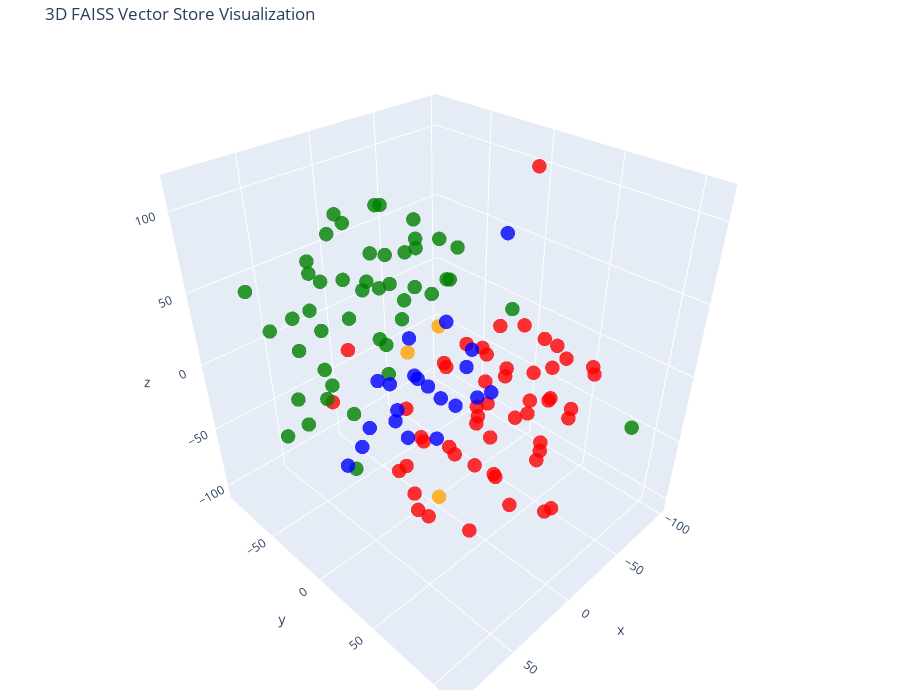

Source (notebook cell):
### Code cell
# Let's try 3D!

tsne = TSNE(n_components=3, random_state=42)
reduced_vectors = tsne.fit_transform(vectors)

# Create the 3D scatter plot
fig = go.Figure(data=[go.Scatter3d(
    x=reduced_vectors[:, 0],
    y=reduced_vectors[:, 1],
    z=reduced_vectors[:, 2],
    mode='markers',
    marker=dict(size=5, color=colors, opacity=0.8),
    text=[f"Type: {t}<br>Text: {d[:100]}..." for t, d in zip(doc_types, documents)],
    hoverinfo='text'
)])

fig.update_layout(
    title='3D FAISS Vector Store Visualization',
    scene=dict(xaxis_title='x', yaxis_title='y', zaxis_title='z'),
    width=900,
    height=700,
    margin=dict(r=20, b=10, l=10, t=40)
)

fig.show()

### Figure 1 — Plotly figure (JSON) as saved in the notebook; plotly's stock layout.template omitted (floating-point values rounded to 4 significant figures)
{"data": [{"hoverinfo": "text", "marker": {"color": ["orange", "orange", "orange", "red", "red", "red", "red", "red", "red", "red", "red", "red", "red", "red", "red", "red", "red", "red", "red", "red", "red", "red", "red", "red", "red", "red", "red", "red", "red", "red", "red", "red", "red", "red", "red", "red", "red", "red", "red", "red", "red", "red", "red", "red", "red", "red", "red", "red", "red", "red", "red", "red", "red", "red", "red", "green", "green", "green", "green", "green", "green", "green", "green", "green", "green", "green", "green", "green", "green", "green", "green", "green", "green", "green", "green", "green", "green", "green", "green", "green", "green", "green", "green", "green", "green", "green", "green", "green", "green", "green", "green", "green", "green", "green", "green", "green", "green", "green", "green", "green", "green", "green", "blue", "blue", "blue", "blue", "blue", "blue", "blue", "blue", "blue", "blue", "blue", "blue", "blue", "blue", "blue", "blue", "blue", "blue", "blue", "blue", "blue"], "opacity": 0.8, "size": 5}, "mode": "markers", "text": ["Type: company<br>Text: # About Insurellm\n\nInsurellm was founded by Avery Lancaster in 2015 as an insurance tech startup des...", "Type: company<br>Text: # Careers at Insurellm\n\nInsurellm is hiring! We are looking for talented software engineers, data sc...", "Type: company<br>Text: # Overview of Insurellm\n\nInsurellm is an innovative insurance tech firm with 200 employees across th...", "Type: contracts<br>Text: # Contract with Apex Reinsurance for Rellm: AI-Powered Enterprise Reinsurance Solution\n\n## Terms\n\n1....", "Type: contracts<br>Text: ## Renewal\n\n1. **Automatic Renewal**: This Agreement will automatically renew for successive one-yea...", "Type: contracts<br>Text: 2. **Seamless Integrations**: The architecture of Rellm allows for easy integration with existing sy...", "Type: contracts<br>Text: 1. **Technical Support**: Provider shall offer dedicated technical support to the Client via phone, ...", "Type: contracts<br>Text: **Insurellm, Inc.**  \n_____________________________  \nAuthorized Signature   \nDate: ________________...", "Type: contracts<br>Text: # Contract with Belvedere Insurance for Markellm\n\n## Terms\nThis Contract (\"Agreement\") is made and e...", "Type: contracts<br>Text: ## Renewal\n1. **Renewal Terms**: This Agreement may be renewed for additional one-year terms upon mu...", "Type: contracts<br>Text: ## Features\n1. **AI-Powered Matching**: Belvedere Insurance will benefit from Markellm's AI-powered ...", "Type: contracts<br>Text: ## Support\n1. **Technical Support**: Technical support will be available from 9 AM to 7 PM EST, Mond...", "Type: contracts<br>Text: **Belvedere Insurance**  \nSignature: ______________________  \nName: [Authorized Signatory]  \nTitle: ...", "Type: contracts<br>Text: # Contract with BrightWay Solutions for Markellm\n\n**Contract Date:** October 5, 2023  \n**Contract ID...", "Type: contracts<br>Text: 3. **Service Level Agreement (SLA):**  \n   Insurellm commits to a 99.9% uptime for the platform with...", "Type: contracts<br>Text: 2. **Real-Time Quote Availability:**  \n   Consumers sourced via BrightWay Solutions will receive rea...", "Type: contracts<br>Text: 3. **Training and Onboarding:**  \n   Insurellm agrees to provide one free training session on how to...", "Type: contracts<br>Text: # Contract with EverGuard Insurance for Rellm: AI-Powered Enterprise Reinsurance Solution\n\n**Contrac...", "Type: contracts<br>Text: 4. **Usage Rights**: EverGuard Insurance is granted a non-exclusive, non-transferable license to acc...", "Type: contracts<br>Text: 1. **Core Functionality**: Rellm provides EverGuard Insurance with advanced AI-driven analytics, sea...", "Type: contracts<br>Text: 1. **Customer Support**: Insurellm will provide EverGuard Insurance with 24/7 customer support, incl...", "Type: contracts<br>Text: ---\n\n**Signatures**  \n**For Insurellm**: __________________________  \n**Name**: John Smith  \n**Title...", "Type: contracts<br>Text: # Contract with GreenField Holdings for Markellm\n\n**Effective Date:** November 15, 2023  \n**Contract...", "Type: contracts<br>Text: ## Renewal\n1. **Automatic Renewal**: This contract will automatically renew for sequential one-year ...", "Type: contracts<br>Text: ## Features\n1. **AI-Powered Matching**: Access to advanced algorithms that connect GreenField Holdin...", "Type: contracts<br>Text: ## Support\n1. **Customer Support Access**: The Client will have access to dedicated support through ...", "Type: contracts<br>Text: **Signatures:**  \n_________________________                           _________________________  \n**...", "Type: contracts<br>Text: # Contract with Greenstone Insurance for Homellm\n\n---\n\n## Terms\n\n1. **Parties**: This Contract (\"Agr...", "Type: contracts<br>Text: 4. **Payment Terms**: \n   - The Customer shall pay an amount of $10,000 per month for the Standard T...", "Type: contracts<br>Text: ---\n\n## Features\n\n- **AI-Powered Risk Assessment**: Customer will have access to enhanced risk evalu...", "Type: contracts<br>Text: - **Customer Portal**: A dedicated portal will be provided, allowing the Customer's clients to manag...", "Type: contracts<br>Text: ______________________________  \n[Name], [Title]  \nDate: ______________________\n\n**For Greenstone In...", "Type: contracts<br>Text: # Contract with GreenValley Insurance for Homellm\n\n**Contract Date:** October 6, 2023  \n**Contract N...", "Type: contracts<br>Text: 4. **Confidentiality:** Both parties agree to maintain the confidentiality of proprietary informatio...", "Type: contracts<br>Text: 1. **AI-Powered Risk Assessment:** Access to advanced AI algorithms for real-time risk evaluations.\n...", "Type: contracts<br>Text: 3. **Regular Updates:** Insurellm will offer ongoing updates and enhancements to the Homellm platfor...", "Type: contracts<br>Text: # Contract with Pinnacle Insurance Co. for Homellm\n\n## Terms\nThis contract (\"Contract\") is entered i...", "Type: contracts<br>Text: ## Renewal\n1. **Renewal Terms**: At the end of the initial term, this Contract shall automatically r...", "Type: contracts<br>Text: ## Features\n1. **AI-Powered Risk Assessment**: Utilized for tailored underwriting decisions specific...", "Type: contracts<br>Text: ## Support\n1. **Technical Support**: Insurellm shall provide 24/7 technical support via an email and...", "Type: contracts<br>Text: # Contract with Roadway Insurance Inc. for Carllm\n\n---\n\n## Terms\n\n1. **Agreement Effective Date**: T...", "Type: contracts<br>Text: ---\n\n## Renewal\n\n1. **Automatic Renewal**: This agreement will automatically renew for an additional...", "Type: contracts<br>Text: ---\n\n## Features\n\n1. **Access to Core Features**: Roadway Insurance Inc. will have access to all Pro...", "Type: contracts<br>Text: ---\n\n## Support\n\n1. **Technical Support**: Roadway Insurance Inc. will receive priority technical su...", "Type: contracts<br>Text: # Contract with Stellar Insurance Co. for Rellm\n\n## Terms\nThis contract is made between **Insurellm*...", "Type: contracts<br>Text: ### Termination\nEither party may terminate this agreement with a **30-day written notice**. In the e...", "Type: contracts<br>Text: ## Features\nStellar Insurance Co. will receive access to the following features of the Rellm product...", "Type: contracts<br>Text: ## Support\nInsurellm provides Stellar Insurance Co. with the following support services:\n\n- **24/7 T...", "Type: contracts<br>Text: # Contract with TechDrive Insurance for Carllm\n\n**Contract Date:** October 1, 2024  \n**Contract Dura...", "Type: contracts<br>Text: ## Renewal\n\n1. **Automatic Renewal**: This contract shall automatically renew for additional one-yea...", "Type: contracts<br>Text: ## Support\n\n1. **Customer Support**: Insurellm will provide 24/7 customer support to TechDrive Insur...", "Type: contracts<br>Text: **TechDrive Insurance Representative:**  \nName: Sarah Johnson  \nTitle: Operations Director  \nDate: _...", "Type: contracts<br>Text: # Contract with Velocity Auto Solutions for Carllm\n\n**Contract Date:** October 1, 2023  \n**Contract ...", "Type: contracts<br>Text: ## Renewal\n\n1. **Automatic Renewal**: This contract will automatically renew for successive 12-month...", "Type: contracts<br>Text: ## Support\n\n1. **Customer Support**: Velocity Auto Solutions will have access to Insurellm’s custome...", "Type: employees<br>Text: # HR Record\n\n# Alex Chen\n\n## Summary\n- **Date of Birth:** March 15, 1990  \n- **Job Title:** Backend ...", "Type: employees<br>Text: ## Annual Performance History\n- **2020:**  \n  - Completed onboarding successfully.  \n  - Met expecta...", "Type: employees<br>Text: ## Compensation History\n- **2020:** Base Salary: $80,000  \n- **2021:** Base Salary Increase to $90,0...", "Type: employees<br>Text: Alex Chen continues to be a vital asset at Insurellm, contributing significantly to innovative backe...", "Type: employees<br>Text: # HR Record\n\n# Alex Harper\n\n## Summary\n- **Date of Birth**: March 15, 1993  \n- **Job Title**: Sales ...", "Type: employees<br>Text: ## Annual Performance History  \n- **2021**:  \n  - **Performance Rating**: 4.5/5  \n  - **Key Achievem...", "Type: employees<br>Text: - **2022**:  \n  - **Base Salary**: $65,000 (Promotion to Senior SDR)  \n  - **Bonus**: $13,000 (20% o...", "Type: employees<br>Text: # HR Record\n\n# Alex Thomson\n\n## Summary\n- **Date of Birth:** March 15, 1995  \n- **Job Title:** Sales...", "Type: employees<br>Text: ## Annual Performance History  \n- **2022** - Rated as \"Exceeds Expectations.\" Alex Thomson achieved ...", "Type: employees<br>Text: ## Other HR Notes\n- Alex Thomson is an active member of the Diversity and Inclusion committee at Ins...", "Type: employees<br>Text: # Avery Lancaster\n\n## Summary\n- **Date of Birth**: March 15, 1985  \n- **Job Title**: Co-Founder & Ch...", "Type: employees<br>Text: - **2010 - 2013**: Business Analyst at Edge Analytics  \n  Prior to joining Innovate, Avery worked as...", "Type: employees<br>Text: - **2018**: **Exceeds Expectations**  \n  Under Avery’s pivoted vision, Insurellm launched two new su...", "Type: employees<br>Text: - **2022**: **Satisfactory**  \n  Avery focused on rebuilding team dynamics and addressing employee c...", "Type: employees<br>Text: ## Compensation History\n- **2015**: $150,000 base salary + Significant equity stake  \n- **2016**: $1...", "Type: employees<br>Text: ## Other HR Notes\n- **Professional Development**: Avery has actively participated in leadership trai...", "Type: employees<br>Text: # HR Record\n\n# Emily Carter\n\n## Summary\n- **Date of Birth:** August 12, 1990  \n- **Job Title:** Acco...", "Type: employees<br>Text: - **2017-2019:** Marketing Intern  \n  - Assisted with market research and campaign development for s...", "Type: employees<br>Text: ## Compensation History\n| Year | Base Salary | Bonus         | Total Compensation |\n|------|--------...", "Type: employees<br>Text: Emily Carter exemplifies the kind of talent that drives Insurellm's success and is an invaluable ass...", "Type: employees<br>Text: # HR Record\n\n# Emily Tran\n\n## Summary\n- **Date of Birth:** March 18, 1991  \n- **Job Title:** Digital...", "Type: employees<br>Text: - **January 2017 - May 2018**: Marketing Intern  \n  - Supported the Marketing team by collaborating ...", "Type: employees<br>Text: - **2021**:  \n  - Performance Rating: Meets Expectations  \n  - Key Achievements: Contributed to the ...", "Type: employees<br>Text: - **Professional Development Goals**:  \n  - Emily Tran aims to become a Marketing Manager within the...", "Type: employees<br>Text: # HR Record\n\n# Jordan Blake\n\n## Summary\n- **Date of Birth:** March 15, 1993  \n- **Job Title:** Sales...", "Type: employees<br>Text: ## Annual Performance History\n- **2021:** First year at Insurellm; achieved 90% of monthly targets. ...", "Type: employees<br>Text: ## Other HR Notes\n- Jordan has shown an interest in continuing education, actively participating in ...", "Type: employees<br>Text: # HR Record\n\n# Jordan K. Bishop\n\n## Summary\n- **Date of Birth:** March 15, 1990\n- **Job Title:** Fro...", "Type: employees<br>Text: ## Annual Performance History\n- **2019:** Exceeds Expectations - Continuously delivered high-quality...", "Type: employees<br>Text: ## Compensation History\n- **June 2018:** Starting Salary - $85,000\n- **June 2019:** Salary Increase ...", "Type: employees<br>Text: ## Other HR Notes\n- Jordan K. Bishop has been an integral part of club initiatives, including the In...", "Type: employees<br>Text: # HR Record\n\n# Maxine Thompson\n\n## Summary\n- **Date of Birth:** January 15, 1991  \n- **Job Title:** ...", "Type: employees<br>Text: ## Insurellm Career Progression\n- **January 2017 - October 2018**: **Junior Data Engineer**  \n  * Ma...", "Type: employees<br>Text: ## Annual Performance History\n- **2017**: *Meets Expectations*  \n  Maxine showed potential in her ro...", "Type: employees<br>Text: - **2021**: *Exceeds Expectations*  \n  Maxine spearheaded the transition to a new data warehousing s...", "Type: employees<br>Text: ## Compensation History\n- **2017**: $70,000 (Junior Data Engineer)  \n- **2018**: $75,000 (Junior Dat...", "Type: employees<br>Text: # HR Record\n\n# Oliver Spencer\n\n## Summary\n- **Date of Birth**: May 14, 1990  \n- **Job Title**: Backe...", "Type: employees<br>Text: ## Annual Performance History\n- **2018**: **3/5** - Adaptable team player but still learning to take...", "Type: employees<br>Text: ## Compensation History\n- **March 2018**: Initial salary of $80,000.\n- **July 2019**: Salary increas...", "Type: employees<br>Text: # Samantha Greene\n\n## Summary\n- **Date of Birth:** October 14, 1990\n- **Job Title:** HR Generalist\n-...", "Type: employees<br>Text: ## Annual Performance History\n- **2020:** Exceeds Expectations  \n  Samantha Greene demonstrated exce...", "Type: employees<br>Text: ## Compensation History\n- **2020:** Base Salary - $55,000  \n  The entry-level salary matched industr...", "Type: employees<br>Text: - **2023:** Base Salary - $70,000  \n  Recognized for substantial improvement in employee relations m...", "Type: employees<br>Text: # HR Record\n\n# Samuel Trenton\n\n## Summary\n- **Date of Birth:** April 12, 1989  \n- **Job Title:** Sen...", "Type: employees<br>Text: ## Annual Performance History\n- **2023:** Rating: 4.5/5  \n  *Samuel exceeded expectations, successfu...", "Type: employees<br>Text: ## Compensation History\n- **2023:** Base Salary: $115,000 + Bonus: $15,000  \n  *Annual bonus based o...", "Type: employees<br>Text: - **Engagement in Company Culture:** Regularly participates in team-building events and contributes ...", "Type: products<br>Text: # Product Summary\n\n# Carllm\n\n## Summary\n\nCarllm is an innovative auto insurance product developed by...", "Type: products<br>Text: - **Instant Quoting**: With Carllm, insurance companies can offer near-instant quotes to customers, ...", "Type: products<br>Text: - **Mobile Integration**: Carllm is designed to work seamlessly with mobile applications, providing ...", "Type: products<br>Text: - **Professional Tier**: $2,500/month\n  - For medium-sized companies.\n  - All Basic Tier features pl...", "Type: products<br>Text: ### Q2 2025: Customer Experience Improvements\n- Launch of a new **mobile app** for end-users.\n- Intr...", "Type: products<br>Text: # Product Summary\n\n# Homellm\n\n## Summary\nHomellm is an innovative home insurance product developed b...", "Type: products<br>Text: ### 2. Dynamic Pricing Model\nWith Homellm's innovative dynamic pricing model, insurance providers ca...", "Type: products<br>Text: ### 5. Multi-Channel Integration\nHomellm seamlessly integrates into existing insurance platforms, pr...", "Type: products<br>Text: - **Basic Tier:** Starting at $5,000/month for small insurers with basic integration features.\n- **S...", "Type: products<br>Text: All tiers include a comprehensive training program and ongoing updates to ensure optimal performance...", "Type: products<br>Text: With Homellm, Insurellm is committed to transforming the landscape of home insurance, ensuring both ...", "Type: products<br>Text: # Product Summary\n\n# Markellm\n\n## Summary\n\nMarkellm is an innovative two-sided marketplace designed ...", "Type: products<br>Text: - **User-Friendly Interface**: Designed with user experience in mind, Markellm features an intuitive...", "Type: products<br>Text: - **Customer Support**: Our dedicated support team is always available to assist both consumers and ...", "Type: products<br>Text: ### For Insurance Companies:\n- **Basic Listing Fee**: $199/month for a featured listing on the platf...", "Type: products<br>Text: ### Q3 2025\n- Initiate a comprehensive marketing campaign targeting both consumers and insurers to i...", "Type: products<br>Text: # Product Summary\n\n# Rellm: AI-Powered Enterprise Reinsurance Solution\n\n## Summary\n\nRellm is an inno...", "Type: products<br>Text: ### Seamless Integrations\nRellm's architecture is designed for effortless integration with existing ...", "Type: products<br>Text: ### Regulatory Compliance Tools\nRellm includes built-in compliance tracking features to help organiz...", "Type: products<br>Text: Join the growing number of organizations leveraging Rellm to enhance their reinsurance processes whi...", "Type: products<br>Text: Experience the future of reinsurance with Rellm, where innovation meets reliability. Let Insurellm h..."], "type": "scatter3d", "x": [41.77, -39.31, -18.79, -19.99, -22.3, 9.601, -35.78, 45.55, -98.37, -18.94, -76.43, -1.645, 36.65, -77.81, -56.51, -62.24, -2.468, -4.407, -28.69, -48.65, -17.0, 13.2, -89.17, 2.568, -37.13, -64.05, 54.49, 21.87, 13.21, -66.7, 8.823, 65.23, 38.7, 7.872, 12.83, 33.1, 37.31, -2.121, -19.26, 17.6, -6.597, -21.01, -76.26, -50.88, -55.15, -40.27, -36.17, -30.17, -21.45, -39.27, -10.45, 3.227, -39.69, 29.99, -24.18, 65.17, 11.42, 5.846, 83.23, -45.98, 30.44, 47.0, -0.007931, 39.1, 20.96, 44.25, 62.8, 84.4, 89.32, 14.98, 65.12, 5.214, 61.22, 9.03, 64.35, 17.64, 73.47, 31.23, 25.38, -20.9, 5.652, -22.0, -32.67, -11.85, 18.81, -30.61, 79.54, 73.12, 49.14, 67.71, 60.67, -40.76, -3.746, -4.3, 23.39, 36.1, 36.76, 11.5, -16.02, -51.82, 35.06, -10.37, -29.9, -44.75, -26.69, -60.8, -45.61, -0.9885, -6.418, 9.416, 40.38, 37.58, 7.701, -72.24, -53.05, -56.02, -78.42, -67.44, -18.18, 2.566, -6.301, 23.84, -2.222], "y": [50.08, -32.31, -40.58, 38.82, 31.0, 30.89, 41.69, 29.07, 19.13, 84.78, -3.346, 45.72, 30.71, 34.61, 45.15, 18.1, -83.51, 7.774, 3.044, 12.68, 26.63, 27.18, 17.38, 69.7, 5.065, -18.77, 51.95, 20.09, 47.76, 20.01, 52.9, 43.93, 86.97, -8.286, -9.784, 68.93, 27.33, 91.78, -2.271, 55.94, 81.48, 69.14, 65.17, 62.33, 36.15, 45.15, 13.03, 34.01, 73.48, 76.13, 96.27, 79.29, 89.42, -61.06, 73.9, 6.195, -67.29, -3.549, 32.91, -28.74, 13.38, 21.86, -23.48, 2.256, -14.23, -39.08, -18.65, -7.139, -22.16, -20.95, -45.5, -48.74, -73.03, -25.87, 38.42, -52.46, -2.494, -20.03, -72.02, -34.33, 8.389, -7.622, -45.64, -57.88, 9.356, -22.41, -61.11, -27.72, -46.81, -33.71, -16.79, -64.85, -80.3, 18.15, -82.24, -63.82, -40.97, 70.71, -62.93, 110.7, -6.829, -93.3, -43.56, -49.05, -69.68, 4.699, -68.71, -32.68, -29.2, -50.29, -36.31, -23.1, -40.76, -32.27, -19.35, -11.3, -18.16, -53.21, -9.029, 8.229, 15.81, -5.91, -16.32], "z": [-42.68, -2.101, -16.94, -76.21, -49.0, -43.11, 33.38, 11.08, -39.33, -70.53, -40.11, -2.262, -13.38, -46.13, -65.48, -63.31, -27.84, 5.74, 5.677, 14.09, 19.62, 21.39, -12.1, -63.06, -99.12, -91.01, 7.395, -95.01, -93.57, 113.6, 40.25, -11.49, -2.85, -104.4, -76.88, 27.82, -72.78, -56.0, -75.62, 5.335, -18.81, -42.91, -4.547, 12.87, -12.79, -31.88, -21.76, -3.778, 4.289, -17.29, 17.19, 20.96, 21.08, -42.76, 40.01, -34.66, 82.14, 81.02, 31.04, 31.53, 65.75, 85.42, 24.57, 40.35, 20.27, -10.02, 1.0, 1.665, -12.84, 103.4, -12.81, 42.32, 21.1, 69.99, 48.55, 19.95, 34.98, 58.54, 5.682, 33.88, 57.36, 49.41, 58.69, 83.5, 106.3, 67.37, 60.43, 55.16, 41.64, 29.11, 76.79, 39.51, 67.23, 85.58, 41.82, 61.78, 87.1, 76.86, 23.47, -11.43, 87.31, 19.93, -45.8, -63.12, -62.44, 70.02, -31.41, -50.94, -76.13, -70.56, -75.94, -53.36, -26.57, -36.43, -35.18, -58.59, -69.91, -20.42, -37.45, -48.7, -23.12, -30.44, -14.84]}], "layout": {"height": 700, "margin": {"b": 10, "l": 10, "r": 20, "t": 40}, "scene": {"xaxis": {"title": {"text": "x"}}, "yaxis": {"title": {"text": "y"}}, "zaxis": {"title": {"text": "z"}}}, "title": {"text": "3D FAISS Vector Store Visualization"}, "width": 900}}
